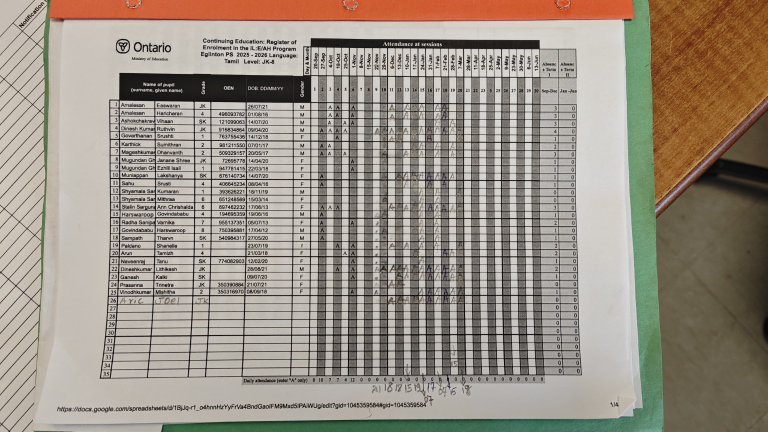
#> input picture 1774321122561.jpg, 1536 x 864 px (shown at 1/2 size)
$ python -i ocr_names.py   (imports and definitions only)
#> lines starting #> are read from the running program, lines starting #| are printed output that depends on the picture; after the words box and inside, x2 and y2 are one past the last pixel; in counts of white or black regions, pixels touching at a corner belong together
"""OCR module for extracting student names from name cells.

Uses Tesseract OCR to read printed text from the name column.
Falls back gracefully to 'Student N' if Tesseract is unavailable.
"""

import cv2
import numpy as np
import logging
import os
import re

logger = logging.getLogger(__name__)

# Auto-detect Tesseract on Windows
_TESSERACT_PATHS = [
    r"C:\Program Files\Tesseract-OCR\tesseract.exe",
    r"C:\Program Files (x86)\Tesseract-OCR\tesseract.exe",
    r"D:\Program Files\Tesseract-OCR\tesseract.exe",
]

_tesseract_available = False
# [13 lines not run here, left out]


# [319 lines left out: functions ocr_name_cell, ocr_name_cells_batch, ocr_all_fields_batch, _ocr_all_sub_columns, _ocr_digits, _ocr_date and 4 more, not called in this run]


def _preprocess_for_ocr(image: np.ndarray) -> np.ndarray:
    """Preprocess a name cell image for better OCR accuracy."""
    h, w = image.shape[:2]

    # Aggressive upscale for tiny cells
    target_h = 80
    if h < target_h:
        scale = max(2, target_h // max(h, 1))
        image = cv2.resize(image, (w * scale, h * scale), interpolation=cv2.INTER_CUBIC)

    blurred = cv2.GaussianBlur(image, (3, 3), 0)
    _, binary = cv2.threshold(blurred, 0, 255, cv2.THRESH_BINARY | cv2.THRESH_OTSU)

    # Ensure text is dark on white background
    if np.sum(binary > 127) / binary.size < 0.5:
        binary = cv2.bitwise_not(binary)

    return binary


# [14 lines left out: function _clean_ocr_text, not called in this run]

>>> import cv2
>>> picture = cv2.imread('../../1774321122561.jpg', cv2.IMREAD_GRAYSCALE)
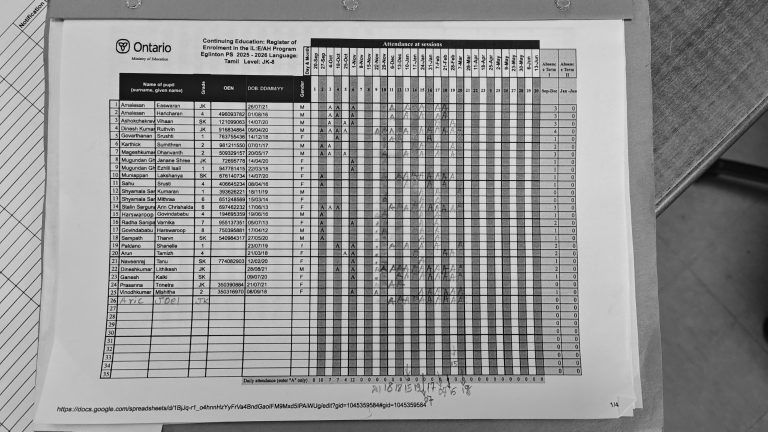
#> picture: shape (864, 1536) (shown at 1/2 size); min 0, max 243, mean 146.3
>>> result = _preprocess_for_ocr(picture)
#> in _preprocess_for_ocr, `_, binary = cv2.threshold(blurred, 0, 255, cv2.THRESH_BINARY | cv2.THR..`:
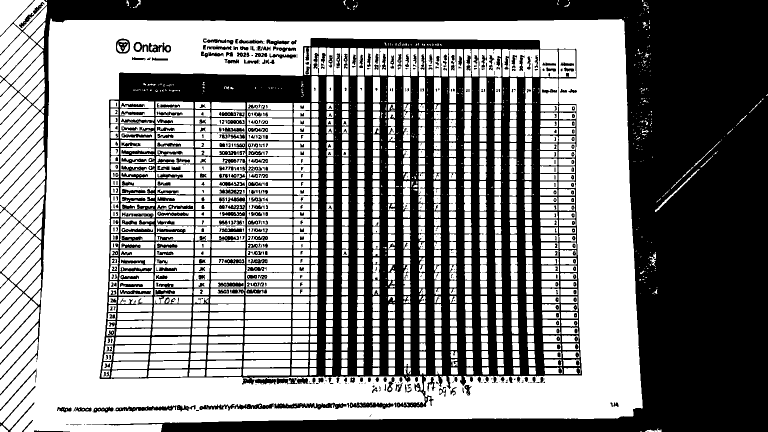
#> binary: shape (864, 1536) (shown at 1/2 size); 53.3% white; 722 black regions (291 under 20 px), largest, box (x1, y1, x2, y2) and area: (0, 0, 1536, 864) 315498, (199, 76, 1164, 815) 261122, (399, 805, 693, 821) 2137
